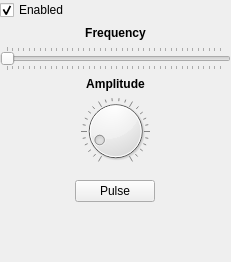
<?xml version="1.0" encoding="UTF-8"?>
<ui version="4.0">
 <class>DripSourceEditor</class>
 <widget class="QWidget" name="DripSourceEditor">
  <property name="geometry">
   <rect>
    <x>0</x>
    <y>0</y>
    <width>231</width>
    <height>262</height>
   </rect>
  </property>
  <property name="windowTitle">
   <string>Form</string>
  </property>
  <layout class="QVBoxLayout" name="verticalLayout">
   <property name="margin">
    <number>0</number>
   </property>
   <item>
    <widget class="QWidget" name="widget_2" native="true">
     <layout class="QHBoxLayout" name="horizontalLayout">
      <property name="margin">
       <number>0</number>
      </property>
      <item>
       <widget class="QCheckBox" name="enabled">
        <property name="sizePolicy">
         <sizepolicy hsizetype="Expanding" vsizetype="Fixed">
          <horstretch>0</horstretch>
          <verstretch>0</verstretch>
         </sizepolicy>
        </property>
        <property name="text">
         <string>Enabled</string>
        </property>
        <property name="checked">
         <bool>true</bool>
        </property>
       </widget>
      </item>
      <item>
       <widget class="QLabel" name="throbber">
        <property name="enabled">
         <bool>false</bool>
        </property>
        <property name="sizePolicy">
         <sizepolicy hsizetype="Fixed" vsizetype="Preferred">
          <horstretch>0</horstretch>
          <verstretch>0</verstretch>
         </sizepolicy>
        </property>
        <property name="text">
         <string/>
        </property>
        <property name="pixmap">
         <pixmap resource="Resources.qrc">:/images/images/media-record.png</pixmap>
        </property>
       </widget>
      </item>
     </layout>
    </widget>
   </item>
   <item>
    <widget class="QLabel" name="f">
     <property name="font">
      <font>
       <weight>75</weight>
       <bold>true</bold>
      </font>
     </property>
     <property name="text">
      <string>Frequency</string>
     </property>
     <property name="alignment">
      <set>Qt::AlignCenter</set>
     </property>
     <property name="buddy">
      <cstring>frequency</cstring>
     </property>
    </widget>
   </item>
   <item>
    <widget class="QSlider" name="frequency">
     <property name="sizePolicy">
      <sizepolicy hsizetype="Expanding" vsizetype="Fixed">
       <horstretch>1</horstretch>
       <verstretch>0</verstretch>
      </sizepolicy>
     </property>
     <property name="minimum">
      <number>100</number>
     </property>
     <property name="maximum">
      <number>10000</number>
     </property>
     <property name="singleStep">
      <number>50</number>
     </property>
     <property name="pageStep">
      <number>250</number>
     </property>
     <property name="value">
      <number>100</number>
     </property>
     <property name="orientation">
      <enum>Qt::Horizontal</enum>
     </property>
     <property name="invertedAppearance">
      <bool>false</bool>
     </property>
     <property name="invertedControls">
      <bool>false</bool>
     </property>
     <property name="tickPosition">
      <enum>QSlider::TicksBothSides</enum>
     </property>
    </widget>
   </item>
   <item>
    <widget class="QLabel" name="a">
     <property name="font">
      <font>
       <weight>75</weight>
       <bold>true</bold>
      </font>
     </property>
     <property name="text">
      <string>Amplitude</string>
     </property>
     <property name="alignment">
      <set>Qt::AlignCenter</set>
     </property>
     <property name="buddy">
      <cstring>amplitude</cstring>
     </property>
    </widget>
   </item>
   <item>
    <widget class="QDial" name="amplitude">
     <property name="sizePolicy">
      <sizepolicy hsizetype="MinimumExpanding" vsizetype="Fixed">
       <horstretch>0</horstretch>
       <verstretch>0</verstretch>
      </sizepolicy>
     </property>
     <property name="minimumSize">
      <size>
       <width>10</width>
       <height>10</height>
      </size>
     </property>
     <property name="maximumSize">
      <size>
       <width>16777215</width>
       <height>68</height>
      </size>
     </property>
     <property name="sizeIncrement">
      <size>
       <width>10</width>
       <height>10</height>
      </size>
     </property>
     <property name="baseSize">
      <size>
       <width>50</width>
       <height>50</height>
      </size>
     </property>
     <property name="value">
      <number>10</number>
     </property>
     <property name="invertedAppearance">
      <bool>false</bool>
     </property>
     <property name="invertedControls">
      <bool>false</bool>
     </property>
     <property name="wrapping">
      <bool>false</bool>
     </property>
     <property name="notchesVisible">
      <bool>true</bool>
     </property>
    </widget>
   </item>
   <item>
    <widget class="QWidget" name="widget" native="true">
     <layout class="QGridLayout" name="gridLayout" columnstretch="0">
      <property name="sizeConstraint">
       <enum>QLayout::SetDefaultConstraint</enum>
      </property>
      <property name="bottomMargin">
       <number>0</number>
      </property>
      <item row="1" column="0">
       <widget class="QPushButton" name="pulse">
        <property name="sizePolicy">
         <sizepolicy hsizetype="Fixed" vsizetype="Fixed">
          <horstretch>0</horstretch>
          <verstretch>0</verstretch>
         </sizepolicy>
        </property>
        <property name="layoutDirection">
         <enum>Qt::LeftToRight</enum>
        </property>
        <property name="text">
         <string>Pulse</string>
        </property>
        <property name="autoDefault">
         <bool>false</bool>
        </property>
        <property name="default">
         <bool>false</bool>
        </property>
        <property name="flat">
         <bool>false</bool>
        </property>
       </widget>
      </item>
     </layout>
    </widget>
   </item>
   <item>
    <spacer name="verticalSpacer">
     <property name="orientation">
      <enum>Qt::Vertical</enum>
     </property>
     <property name="sizeHint" stdset="0">
      <size>
       <width>20</width>
       <height>0</height>
      </size>
     </property>
    </spacer>
   </item>
  </layout>
 </widget>
 <resources>
  <include location="Resources.qrc"/>
 </resources>
 <connections>
  <connection>
   <sender>enabled</sender>
   <signal>toggled(bool)</signal>
   <receiver>DripSourceEditor</receiver>
   <slot>setEnabledState(bool)</slot>
   <hints>
    <hint type="sourcelabel">
     <x>76</x>
     <y>15</y>
    </hint>
    <hint type="destinationlabel">
     <x>139</x>
     <y>4</y>
    </hint>
   </hints>
  </connection>
  <connection>
   <sender>pulse</sender>
   <signal>clicked()</signal>
   <receiver>DripSourceEditor</receiver>
   <slot>pulse()</slot>
   <hints>
    <hint type="sourcelabel">
     <x>146</x>
     <y>215</y>
    </hint>
    <hint type="destinationlabel">
     <x>7</x>
     <y>100</y>
    </hint>
   </hints>
  </connection>
  <connection>
   <sender>frequency</sender>
   <signal>valueChanged(int)</signal>
   <receiver>DripSourceEditor</receiver>
   <slot>setFrequency(int)</slot>
   <hints>
    <hint type="sourcelabel">
     <x>140</x>
     <y>72</y>
    </hint>
    <hint type="destinationlabel">
     <x>187</x>
     <y>51</y>
    </hint>
   </hints>
  </connection>
  <connection>
   <sender>amplitude</sender>
   <signal>valueChanged(int)</signal>
   <receiver>DripSourceEditor</receiver>
   <slot>setAmplitude(int)</slot>
   <hints>
    <hint type="sourcelabel">
     <x>85</x>
     <y>143</y>
    </hint>
    <hint type="destinationlabel">
     <x>8</x>
     <y>219</y>
    </hint>
   </hints>
  </connection>
  <connection>
   <sender>enabled</sender>
   <signal>toggled(bool)</signal>
   <receiver>frequency</receiver>
   <slot>setEnabled(bool)</slot>
   <hints>
    <hint type="sourcelabel">
     <x>39</x>
     <y>15</y>
    </hint>
    <hint type="destinationlabel">
     <x>47</x>
     <y>74</y>
    </hint>
   </hints>
  </connection>
  <connection>
   <sender>enabled</sender>
   <signal>toggled(bool)</signal>
   <receiver>amplitude</receiver>
   <slot>setEnabled(bool)</slot>
   <hints>
    <hint type="sourcelabel">
     <x>105</x>
     <y>19</y>
    </hint>
    <hint type="destinationlabel">
     <x>104</x>
     <y>143</y>
    </hint>
   </hints>
  </connection>
  <connection>
   <sender>enabled</sender>
   <signal>toggled(bool)</signal>
   <receiver>pulse</receiver>
   <slot>setEnabled(bool)</slot>
   <hints>
    <hint type="sourcelabel">
     <x>162</x>
     <y>11</y>
    </hint>
    <hint type="destinationlabel">
     <x>111</x>
     <y>215</y>
    </hint>
   </hints>
  </connection>
  <connection>
   <sender>enabled</sender>
   <signal>clicked(bool)</signal>
   <receiver>DripSourceEditor</receiver>
   <slot>throb()</slot>
   <hints>
    <hint type="sourcelabel">
     <x>33</x>
     <y>13</y>
    </hint>
    <hint type="destinationlabel">
     <x>115</x>
     <y>130</y>
    </hint>
   </hints>
  </connection>
 </connections>
 <slots>
  <slot>setEnabledState(bool)</slot>
  <slot>throb()</slot>
  <slot>setAmplitude(int)</slot>
  <slot>setFrequency(int)</slot>
 </slots>
</ui>
